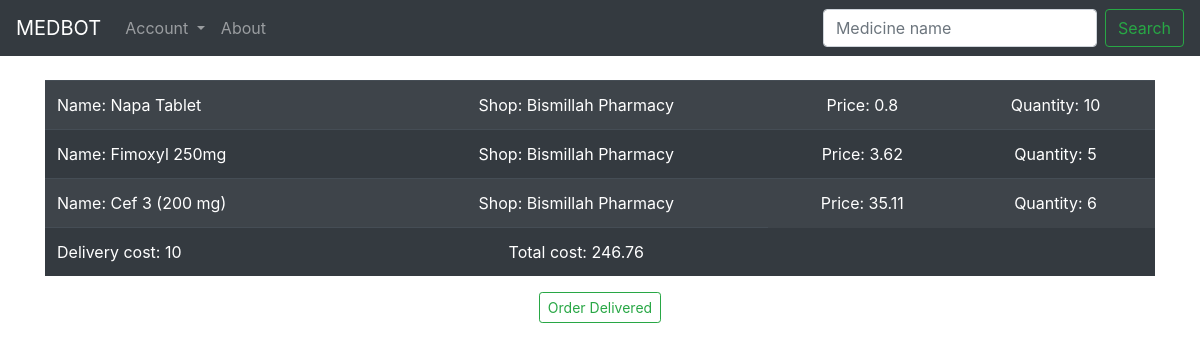
Page /Order-Details/26 (signed in) on the committed database.
### medbot_app/models.py (models this page shows, shortened)
class OrderedCart(models.Model):
	order_cart_id = models.BigAutoField(primary_key = True)
	pharmacy_id = models.ForeignKey(Employee, on_delete = models.CASCADE)
	customer_id = models.ForeignKey(Customer, on_delete = models.CASCADE)
	adding_quantity = models.IntegerField(default= 5)
	med_id = models.ForeignKey(Inventory, on_delete = models.CASCADE)

class Inventory(models.Model):
	MUSTPRESCRIBED = 'MP'
	MUSTNOTPRESCRIBE = 'MNP'
	MEDICINESTATUS = [
		(MUSTPRESCRIBED, 'Must be Prescribed'),
		(MUSTNOTPRESCRIBE, 'Must not be Prescribed'),
	]
	GENERAL = 'A'
	BLOOD = 'B'
	DIGESTIVE = 'D'
	EYE = 'F'
	EAR = 'H'
	CIRCULATORY = 'K'
	MUSCULOSKELETAL = 'L'
	NEUROLOGICAL = 'N'
	PSYCHOLOGICAL = 'P'
	RESPIRATORY = 'R'
	SKIN = 'S'
	ENDORCRINE = 'T'
	UROLOGY = 'U'
	PREGNANCY = 'W'
	FEMALEGENITAL = 'X'
	MALEGENITAL = 'Y'
	SOCIALPROB = 'Z'
	MEDICINECATAGORIES = [
		(GENERAL, 'General and unspecified'),
		(BLOOD, 'Blood, blood forming organs, lymphatics, spleen'),
		(DIGESTIVE, 'Digestive'),
		(EYE, 'Eye'),
		(EAR, 'Ear'),
		(CIRCULATORY, 'Circulatory'),
		(MUSCULOSKELETAL, 'Musculoskeletal'),
		(NEUROLOGICAL, 'Neorological'),
		(PSYCHOLOGICAL, 'Psychological'),
		(RESPIRATORY, 'Respiratory'),
		(SKIN, 'Skin'),
		(ENDORCRINE, 'Endocrine, metabolic and nutritional'),
		(UROLOGY, 'Urology'),
		(PREGNANCY, 'Pregnancy, childbirth, family planning'),
		(FEMALEGENITAL, 'Female genital system and breast'),
		(MALEGENITAL, 'Male genital system'),
		(SOCIALPROB, 'Social problems'),
	]
	med_name = models.CharField(max_length = 200)
	med_id = models.BigAutoField(primary_key = True, serialize=False)
	med_price = models.FloatField(max_length = 10)
	med_quantity = models.PositiveIntegerField()
	med_status = models.CharField(max_length = 3, choices = MEDICINESTATUS, default=MUSTPRESCRIBED)
	med_catagory = models.CharField(max_length = 2, choices = MEDICINECATAGORIES, default = GENERAL)
	med_generic = models.CharField(max_length = 100)
	pharmacy_id = models.ForeignKey(Employee, on_delete = models.CASCADE)
	def __str__(self):
		return self.med_name

class Employee(models.Model):
	pharmacy_id = models.BigAutoField(primary_key = True)
	pharmacy_address = models.CharField(max_length = 254)
	owner_name = models.CharField(max_length = 100)
	pharmacy_name = models.CharField(max_length = 100)
	pharmacy_reg_id = models.CharField(max_length = 100)
	employee_password = models.CharField(max_length = 100)
	pharmacy_rating = models.FloatField(max_length=3, null=True)
	pharmacy_rating_count = models.PositiveIntegerField(default = 0)
	employee_email = models.EmailField(max_length = 254)
	employee_phone = models.CharField(max_length = 15)
	employee_longT = models.CharField(max_length = 20, default= "90.40")
	employee_latiT = models.CharField(max_length = 20, default= "20.40")
	def __str__(self):
		return self.pharmacy_name

### medbot_app/views.py (the view)
# urls.py: path('Order-Details/<list_id>', views.orderDetails, name='orderDetails'),
def orderDetails(request,list_id):
	if request.session.is_empty():
		return redirect('loginC')
	else:
		obj = Order.objects.filter(order_id = list_id)
		objx = obj[0].orered_cart.all()
		all_cost = 10
		for k in objx.all():
			tl_cost = k.med_id.med_price * k.adding_quantity
			all_cost = tl_cost + all_cost
			all_cost = round(all_cost, 2)
		context = {'all': objx, 'price_of': all_cost, 'allx': obj}
		return render(request, 'orderDetails.html', context)

### medbot_app/templates/orderDetails.html (shortened to what this page needs)
{% extends 'baseE.html' %}
{% block content %}
{% for iter in allx %}
	<form action="{% url 'remvOrder' iter.order_id %}" method="GET">
{% endfor %}
			{% if all %}
	<div class="table-responsive">
		<table class="table table-striped table-dark">
				{% for things in all %}
				<tr>
					<td>Name: {{ things.med_id }}</td>
					<td><center>Shop: {{ things.pharmacy_id }}</center></td>
					<td><center>Price: {{ things.med_id.med_price }}</td>
					<td><center>Quantity: {{ things.adding_quantity }}</td>
			</form>
				{% endfor %}
				</tr>
				<tr>
					<td>Delivery cost: 10</td>
					<td><center>Total cost: {{ price_of }}</td>
	</div>
			{% endif %}
		<td><center><button type="submit" class="btn btn-outline-success btn-sm">Order Delivered</button></center></td>
{% endblock %}

### rows in the picture
OrderedCart: med_id "Napa Tablet", pharmacy_id "Bismillah Pharmacy", med_id.med_price "0.8", adding_quantity "10"
OrderedCart: med_id "Fimoxyl 250mg", pharmacy_id "Bismillah Pharmacy", med_id.med_price "3.62", adding_quantity "5"
OrderedCart: med_id "Cef 3 (200 mg)", pharmacy_id "Bismillah Pharmacy", med_id.med_price "35.11", adding_quantity "6"

### other values in the picture
{{ price_of }} "246.76"
